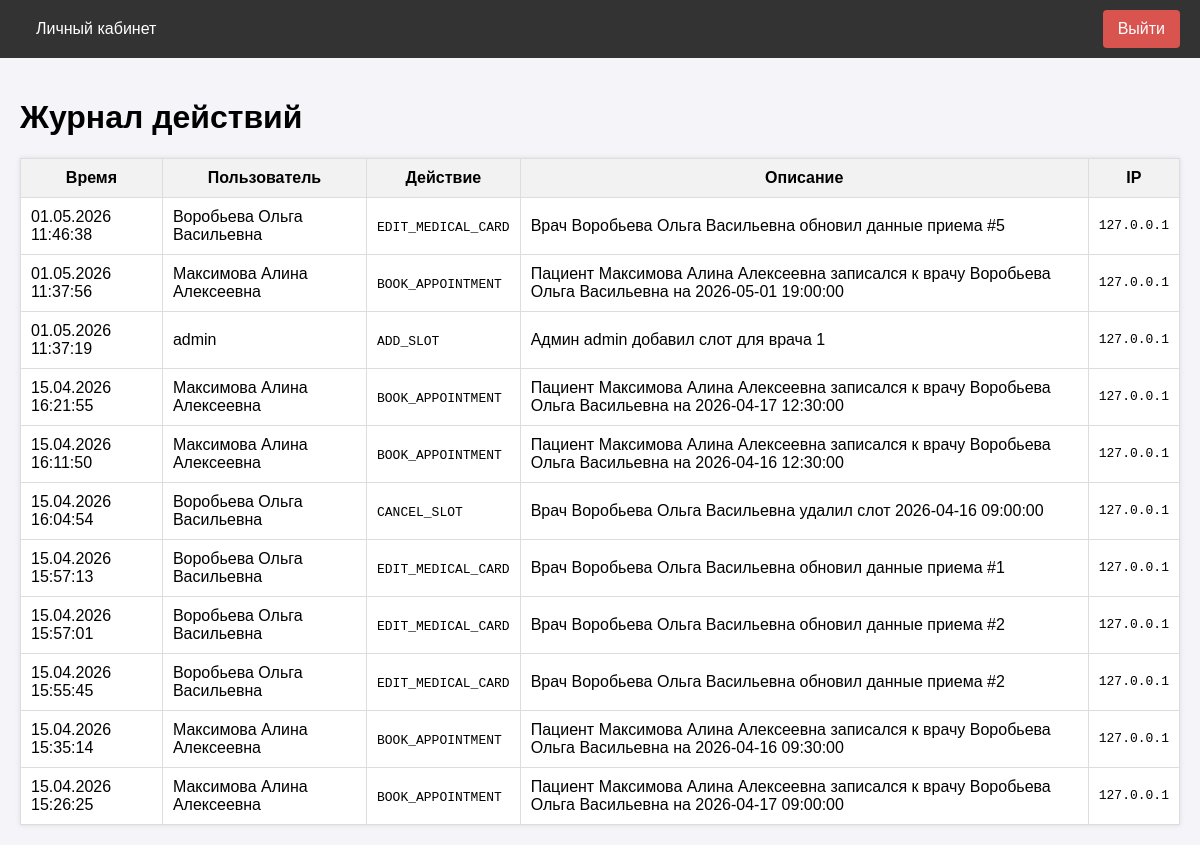
The page /admin/logs (signed in) on the database as committed earlier.
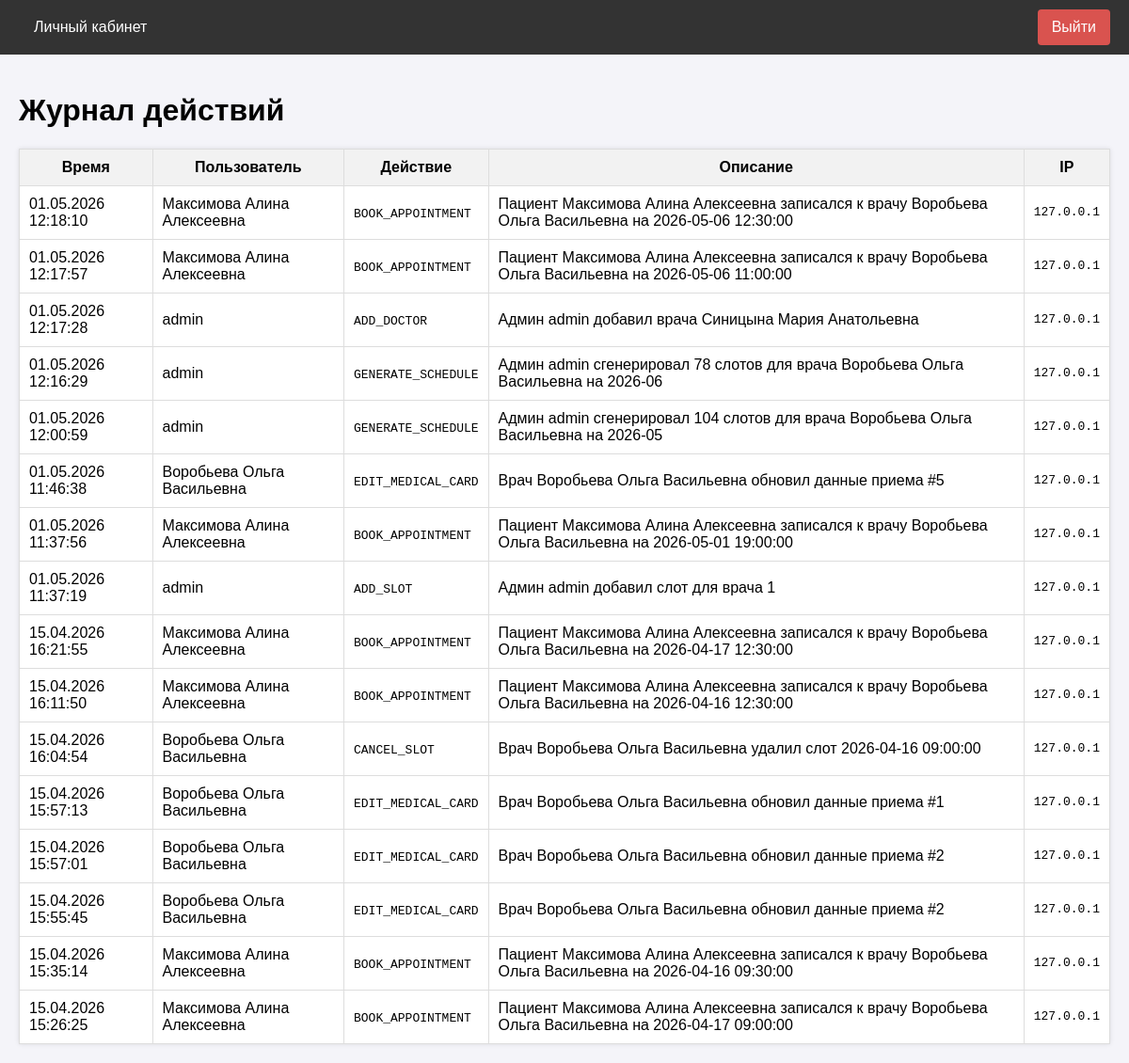
The same page on the database as committed later.
### app/models.py (models this page shows, shortened)
class ActionLog(db.Model):
    __tablename__ = 'action_logs'
    id = db.Column(db.Integer, primary_key=True)
    user_id = db.Column(db.Integer, db.ForeignKey('users.id'), nullable=True) # Может быть NULL для системных действий
    action_type = db.Column(db.String(50), nullable=False) # e.g., 'LOGIN', 'BOOK_APPOINTMENT', 'CANCEL_APPOINTMENT'
    description = db.Column(db.Text, nullable=False)
    timestamp = db.Column(db.DateTime, default=datetime.utcnow)
    ip_address = db.Column(db.String(45), nullable=True)

class User(UserMixin, db.Model):
    __tablename__ = 'users'
    id = db.Column(db.Integer, primary_key=True)
    username = db.Column(db.String(64), index=True, unique=True)
    email = db.Column(db.String(120), index=True, unique=True)
    phone = db.Column(db.String(20), index=True, unique=True)
    password_hash = db.Column(db.String(256))
    role = db.Column(db.String(20), index=True, default='patient')
    specialty = db.Column(db.String(100), nullable=True) # Для врача
    office_number = db.Column(db.String(10), nullable=True) # Для врача
    oms_number = db.Column(db.String(20), nullable=True) # Для пациента
    created_at = db.Column(db.DateTime, default=datetime.utcnow)
    appointments_as_patient = db.relationship('Appointment', foreign_keys='Appointment.patient_id', backref='patient', lazy='dynamic')
    appointments_as_doctor = db.relationship('Appointment', foreign_keys='Appointment.doctor_id', backref='doctor', lazy='dynamic')
    schedule_slots = db.relationship('ScheduleSlot', backref='doctor', lazy='dynamic')
    action_logs = db.relationship('ActionLog', backref='user', lazy='dynamic')

### app/admin/routes.py (the view)
@bp.route('/logs')
@login_required
@role_required('admin')
def view_logs():
    logs = ActionLog.query.order_by(ActionLog.timestamp.desc()).limit(100).all()
    return render_template('admin/logs.html', title='Журнал действий', logs=logs)

### app/models.py (called while the page is built)
@login_manager.user_loader
def load_user(user_id):
    return User.query.get(int(user_id))

### app/utils.py (called while the page is built)
def role_required(role):
    def decorator(f):
        @wraps(f)
        def decorated_function(*args, **kwargs):
            if not current_user.is_authenticated:
                return redirect(url_for('auth.login'))
            if current_user.role != role:
                flash('У вас нет доступа к этой странице.')
                return redirect(url_for('main.index'))
            return f(*args, **kwargs)
        return decorated_function
    return decorator

### app/templates/admin/logs.html
{% extends "base.html" %}
{% block content %}
<h1>Журнал действий</h1>
<table style="width:100%; border-collapse:collapse; background:white; box-shadow:0 0 5px rgba(0,0,0,0.1);">
    <tr style="background:#f2f2f2;">
        <th style="border:1px solid #ddd; padding:10px;">Время</th>
        <th style="border:1px solid #ddd; padding:10px;">Пользователь</th>
        <th style="border:1px solid #ddd; padding:10px;">Действие</th>
        <th style="border:1px solid #ddd; padding:10px;">Описание</th>
        <th style="border:1px solid #ddd; padding:10px;">IP</th>
    </tr>
    {% for log in logs %}
    <tr>
        <td style="border:1px solid #ddd; padding:10px;">{{ log.timestamp.strftime('%d.%m.%Y %H:%M:%S') }}</td>
        <td style="border:1px solid #ddd; padding:10px;">
            {% if log.user %}{{ log.user.username }}{% else %}Система{% endif %}
        </td>
        <td style="border:1px solid #ddd; padding:10px;"><code>{{ log.action_type }}</code></td>
        <td style="border:1px solid #ddd; padding:10px;">{{ log.description }}</td>
        <td style="border:1px solid #ddd; padding:10px; font-family:monospace;">{{ log.ip_address or '-' }}</td>
    </tr>
    {% else %}
    <tr><td colspan="5" style="border:1px solid #ddd; padding:10px; text-align:center;">Записей пока нет.</td></tr>
    {% endfor %}
</table>
{% endblock %}

### app/templates/base.html (shortened to what this page needs)
<!DOCTYPE html>
<html lang="ru">
<head>
</head>
<body>
    <nav>
        <div class="nav-left">
            {% if current_user.is_authenticated %}
                {% if current_user.role == 'patient' %}
                    <a href="{{ url_for('patient.dashboard') }}">Личный кабинет</a>
                {% elif current_user.role == 'doctor' %}
                    <a href="{{ url_for('doctor.dashboard') }}">Личный кабинет</a>
                {% elif current_user.role == 'admin' %}
                    <a href="{{ url_for('admin.dashboard') }}">Личный кабинет</a>
                {% else %}
                    <a href="{{ url_for('main.index') }}">Главная</a>
                {% endif %}
            {% else %}
                <a href="{{ url_for('main.index') }}">Главная</a>
            {% endif %}
        </div>
        <div class="nav-right">
            {% if current_user.is_anonymous %}
                <a href="{{ url_for('auth.login') }}">Вход</a>
                <a href="{{ url_for('auth.register') }}">Регистрация</a>
            {% else %}
                <a href="{{ url_for('auth.logout') }}" class="btn-logout">Выйти</a>
            {% endif %}
        </div>
    </nav>
    <div class="content">
        {% block content %}{% endblock %}
    </div>
</body>
</html>

### app/templates/base.html (style rules this page uses)
body { font-family: Arial, sans-serif; margin: 0; padding: 0; background-color: #f4f4f9; }
nav { background-color: #333; overflow: hidden; padding: 10px 20px; display: flex; justify-content: space-between; align-items: center; }
.nav-left a { color: white; text-align: center; padding: 14px 16px; text-decoration: none; }
.nav-right { display: flex; gap: 10px; }
.nav-right a { color: white; text-align: center; padding: 10px 15px; text-decoration: none; border-radius: 4px; transition: background-color 0.3s; }
.btn-logout { background-color: #d9534f; }
.content { padding: 20px; }

Rows that differ between the two databases and show on the page:
added ActionLog: timestamp "01.05.2026 12:18:10", user.username "Максимова Алина Алексеевна", action_type "BOOK_APPOINTMENT", description "Пациент Максимова Алина Алексеевна записался к врачу Воробьева Ольга Васильевна на 2026-05-06 12:30:00", ip_address "127.0.0.1"
added ActionLog: timestamp "01.05.2026 12:17:57", user.username "Максимова Алина Алексеевна", action_type "BOOK_APPOINTMENT", description "Пациент Максимова Алина Алексеевна записался к врачу Воробьева Ольга Васильевна на 2026-05-06 11:00:00", ip_address "127.0.0.1"
added ActionLog: timestamp "01.05.2026 12:17:28", user.username "admin", action_type "ADD_DOCTOR", description "Админ admin добавил врача Синицына Мария Анатольевна", ip_address "127.0.0.1"
added ActionLog: timestamp "01.05.2026 12:16:29", user.username "admin", action_type "GENERATE_SCHEDULE", description "Админ admin сгенерировал 78 слотов для врача Воробьева Ольга Васильевна на 2026-06", ip_address "127.0.0.1"
added ActionLog: timestamp "01.05.2026 12:00:59", user.username "admin", action_type "GENERATE_SCHEDULE", description "Админ admin сгенерировал 104 слотов для врача Воробьева Ольга Васильевна на 2026-05", ip_address "127.0.0.1"
